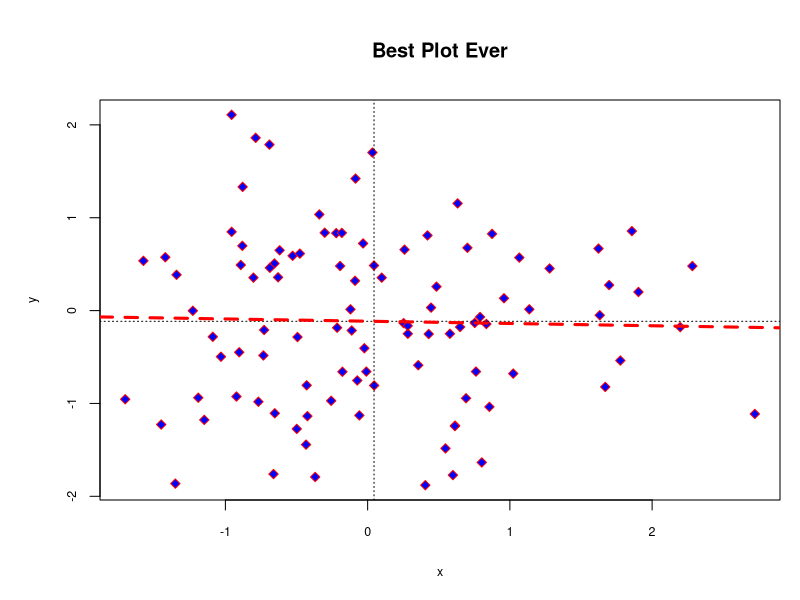

The R script that drew this image:
## ---- chunk 1
my.function<-function(x){cbind(xbar=mean(x),n=length(x))}
my.function(0:10)
## ---- chunk 2
se<-function(x){sd(x)/sqrt(length(x))}
se(rnorm(100))
se(rnorm(100, sd=10))
## ---- chunk 3
cust.plot<-function(x,y) {
  par(mar=c(5,5,5,1), cex.axis=0.75, cex.lab=0.75, mfrow=c(1,1))
  plot(x,y, pch=23, col='red', bg='blue')
  abline(v=mean(x), lty=3)
  abline(h=mean(y), lty=3)
  abline(lm(y~x+1), col='red', lty=2, lwd=3)
  title("Best Plot Ever")
}

cust.plot(rnorm(100), rnorm(100))
## ---- chunk 4
for (placeholder in 1:10) {print (placeholder)}
## ---- chunk 5
x<-1
while(x < 5) {cat(x); x<-x+1}
x
## ---- chunk 6
for (i in 1:5){
  for (j in 6:10){
    cat(paste(i*j, " "))
  }
}
## ---- chunk 7
a<-letters[1:10]
for (i in a) {cat(i)}
for (i in 1:10) {cat(paste(i, a[i]))}
